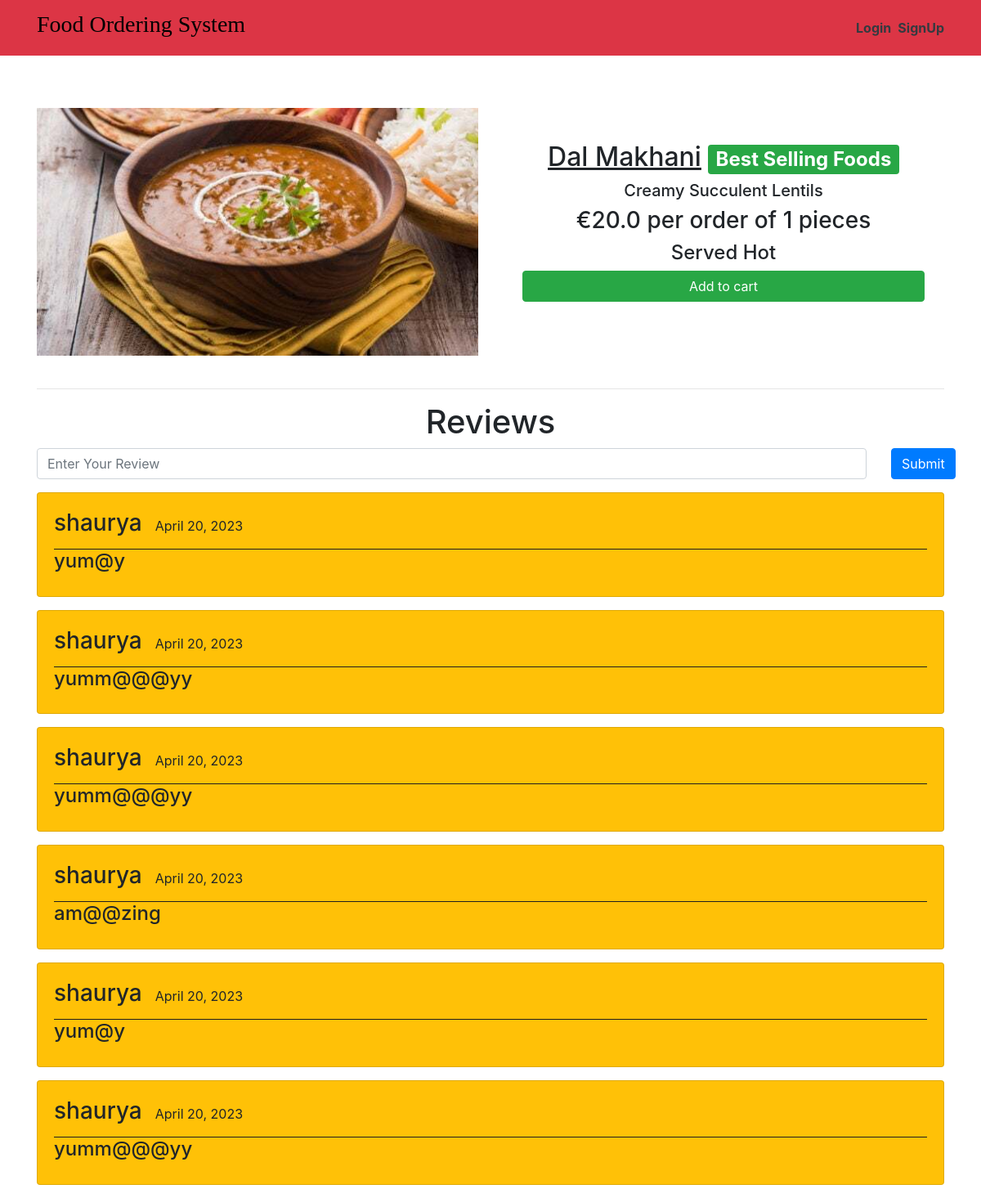
Page /dishes/Lechon_Manok on the earlier database version.
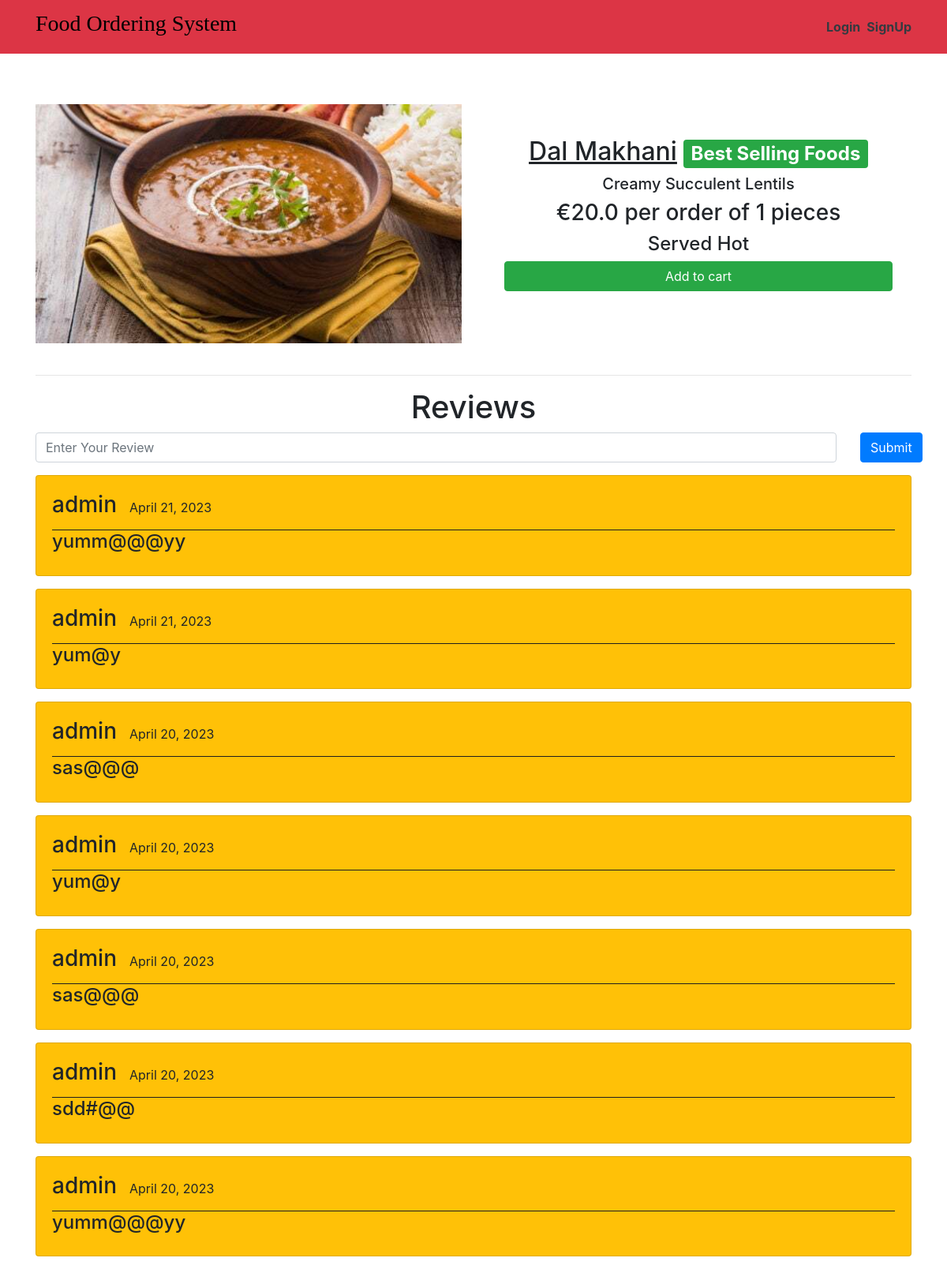
Same page on the later database version.
### main/models.py (models this page shows, shortened)
class Reviews(models.Model):
    user = models.ForeignKey(User, on_delete = models.CASCADE)
    item = models.ForeignKey(Item, on_delete = models.CASCADE)
    rslug = models.SlugField()
    review = models.TextField()
    posted_on = models.DateField(default=timezone.now)
    class Meta:
        verbose_name = 'Review'
        verbose_name_plural = 'review'

### main/views.py (the view)
# urls.py: path('dishes/<slug>', views.menuDetail, name='dishes'),
def menuDetail(request, slug):
    item = Item.objects.filter(slug=slug).first()
    reviews = Reviews.objects.filter(rslug=slug).order_by('-id')[:7]
    context = {
        'item' : item,
        'reviews' : reviews,
    }
    return render(request, 'main/dishes.html', context)

### main/templates/main/dishes.html (shortened to what this page needs)
{% extends "main/layout.html" %}
{% block content %}
<div class="dishes">
  <main class="mt-3 pt-4 main">
    <div class="container dark-grey-text">
      <div class="row wow fadeIn">
        <div class="col-md-6 mb-4">
          <img src="{{ item.image.url }}" class="img-fluid mt-4" alt="">
        </div>
        <div class="col-md-6 mb-4 information">
          <div class="p-4 content">
            <div class="mt-0">
                <h2><u>{{ item.title }}</u><span class="badge badge-{{ item.label_colour }} ml-2">{{ item.labels }}</span></h2>
            </div>
            <div class="lead">
              {% if item.description %}
              <h5>{{ item.description }}</h5>
              {% endif %}
              <h3>€{{ item.price }} per order of {{ item.pieces}} pieces</h3>
              <h4>{{ item.instructions }}</h4>
            </div>
            <a href="{% url 'main:add-to-cart' item.slug %}" class="btn btn-success btn-md my-0 p">Add to cart</a>
          </div>
        </div>
      </div>
      <hr>
    </div>
  </main>
  <div class="container">
    <h1 class="text-center">Reviews</h1>
    <form action="{% url 'main:add_reviews' %}" method="POST" class="mb-3">
      <div class="row">
        <div class="col-sm-11">
          <input type="text" name="review" class="form-control" placeholder="Enter Your Review" onkeyup="this.value=this.value.replace(/[^\w\s]/gi,'')">
        </div>
        <div class="col-sm-1">
          <button type="submit" class="btn btn-primary">Submit</button>
        </div>
      </div>
    </form>
    {% for review in reviews %}
    <div class="main-reviews card bg-warning mb-3">
      <div class="card-body">
        <div class="user_details" style="display: flex; border-bottom: 1px solid rgb(31, 30, 30);">
          <h3 class="mr-3">{{ review.user.username }} </h3>
          <p class="mt-2">{{ review.posted_on }}</p>
        </div>
          <h4>{{ review.review }}</h4>
      </div>
    </div>
    {% endfor %}
  </div>
</div>
{% endblock content %}

Differences in the rows shown:
no longer on this page (row unchanged): Reviews: user.username "shaurya", posted_on "April 20, 2023", review "yum@y"
no longer on this page (row unchanged): Reviews: user.username "shaurya", posted_on "April 20, 2023", review "yumm@@@yy"
no longer on this page (row unchanged): Reviews: user.username "shaurya", posted_on "April 20, 2023", review "yumm@@@yy"
no longer on this page (row unchanged): Reviews: user.username "shaurya", posted_on "April 20, 2023", review "am@@zing"
no longer on this page (row unchanged): Reviews: user.username "shaurya", posted_on "April 20, 2023", review "yum@y"
no longer on this page (row unchanged): Reviews: user.username "shaurya", posted_on "April 20, 2023", review "yumm@@@yy"
added Reviews: user.username "admin", posted_on "April 21, 2023", review "yumm@@@yy"
added Reviews: user.username "admin", posted_on "April 21, 2023", review "yum@y"
added Reviews: user.username "admin", posted_on "April 20, 2023", review "sas@@@"
added Reviews: user.username "admin", posted_on "April 20, 2023", review "yum@y"
added Reviews: user.username "admin", posted_on "April 20, 2023", review "sas@@@"
added Reviews: user.username "admin", posted_on "April 20, 2023", review "sdd#@@"
added Reviews: user.username "admin", posted_on "April 20, 2023", review "yumm@@@yy"
